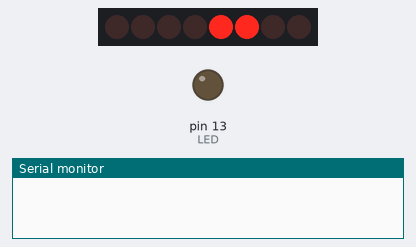
This sketch was run on a simulated Arduino Uno, built with avr-gcc and run on an emulated ATmega328P. Parts: 8 shift-register outputs drawn as a row of LEDs (first output left, lit = HIGH), output pins drawn as LEDs (lit = HIGH), the last lines printed to the serial monitor. Wiring (inferred from the names in the program): shift register (74HC595): data pin 11; shift clock pin 12; latch pin 10. Wiring (inferred from the signals the program sends): row of LEDs: on Q0, Q1, Q2, Q3, Q4, Q5, Q6, Q7. Pins used as bus, display or sensor lines are not drawn.

Above: at 1.2 s.
At 3.2 s:
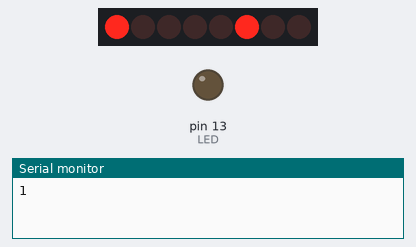
At 4.2 s:
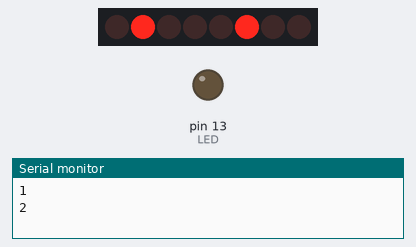
At 7.2 s:
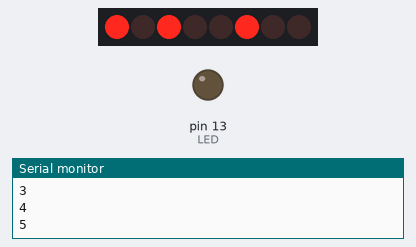
At 10.2 s:
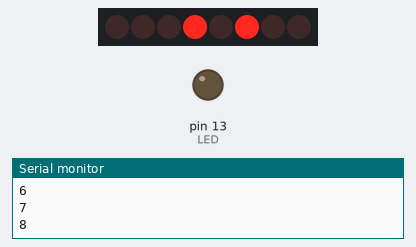
At 12.7 s:
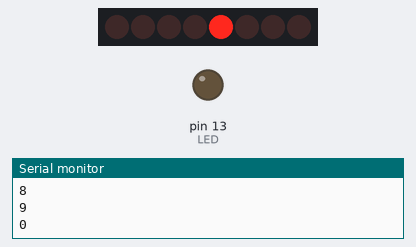
Timing chart, 0 to 13.0 s (numbered marks = the images above):
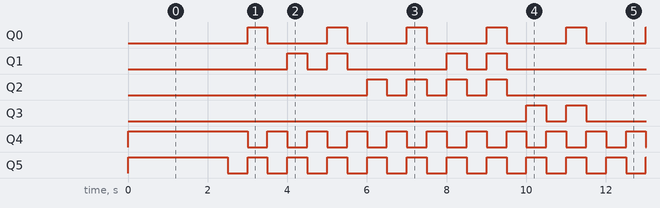

The sketch:

Arduino-FPGA-Comandos-2.ino.ino
```cpp
const int LED = 13;  //-- LED de Arduino
const int CLK = 12;  //-- Pin de reloj
const int DAT = 11;  //-- Pin de Datos
const int CTRL = 10; //-- Pin de control

byte t = 0;
bool h = false;

void setup() {

  Serial.begin(9600);

  pinMode(LED, OUTPUT);
  pinMode(CLK, OUTPUT);
  pinMode(DAT, OUTPUT);
  pinMode(CTRL, OUTPUT);
  digitalWrite(CTRL, LOW);
  digitalWrite(LED, LOW);
}

void fpga_write(int value) {
 shiftOut(DAT, CLK, MSBFIRST, value);
 digitalWrite(CTRL, HIGH);
 digitalWrite(CTRL, LOW);
}

void loop() {
  if(!h) {
    fpga_write(0x0F); //Puesta a 0.
    fpga_write(0x00);
    fpga_write(0x10);
    fpga_write(0x30); //Puerto 4.
    delay(2000);
    h = true;
    }
  delay(500);
  fpga_write(0x0F); //Puerto 0.
  fpga_write(0x10); //Puerto 1.
  delay(500);
  fpga_write(0x00); //Puerto 0.
  fpga_write(0x1F); //Puerto 1.
  t++;
  if(t>0x09)
    t = 0;
  fpga_write(0x20 | t); //Puerto 3.
   Serial.println(t);
}
```

Measured:
- by itself, Q0: alternates HIGH for 0.50 s and LOW for 1.5 s
- by itself, Q1: repeats every 10.0 s: LOW 0.50 s, HIGH 0.50 s, LOW 2.5 s, HIGH 0.50 s, LOW 0.50 s, HIGH 0.50 s, LOW 4.5 s, HIGH 0.50 s
- by itself, Q2: repeats every 10.0 s: 3 × (LOW 0.50 s, HIGH 0.50 s), LOW 6.5 s, HIGH 0.50 s
- by itself, Q3: repeats every 10.0 s: LOW 0.50 s, HIGH 0.50 s, LOW 8.5 s, HIGH 0.50 s
- by itself, Q4, Q5: repeats every 1.0 s: LOW 0.50 s, HIGH 0.50 s
